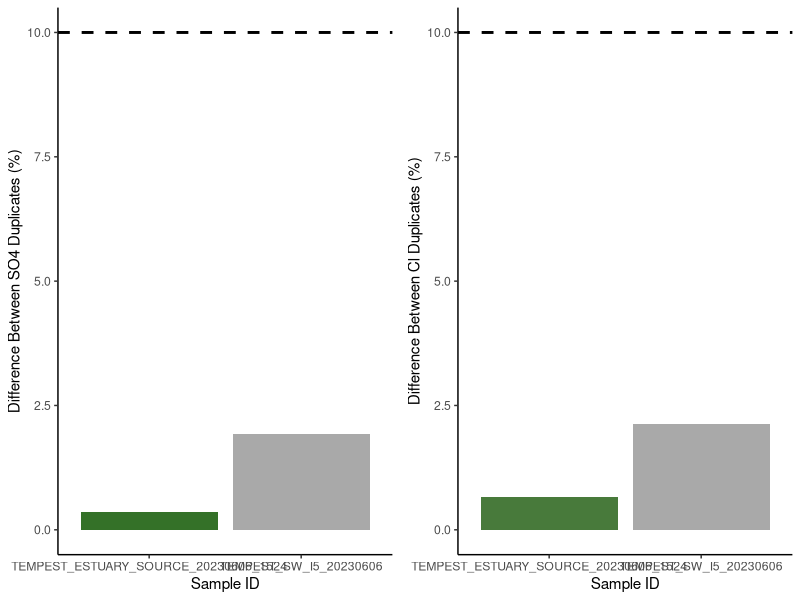
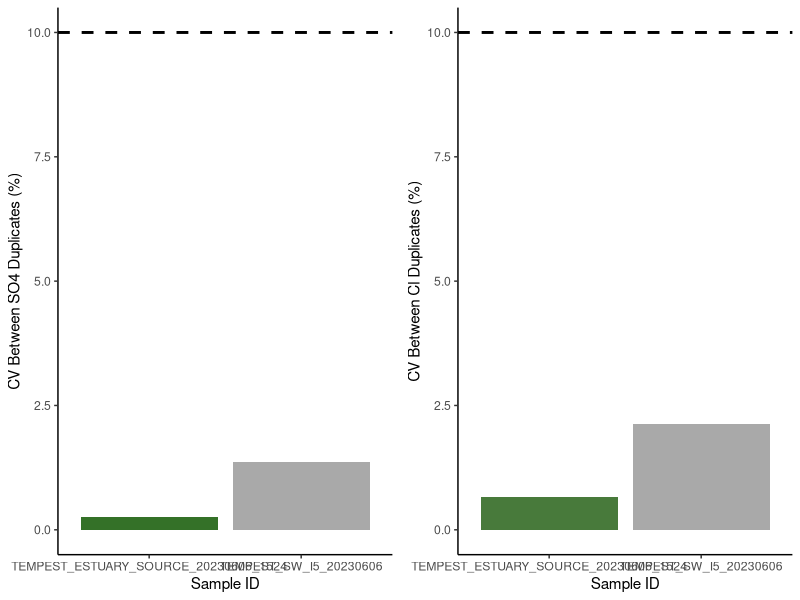
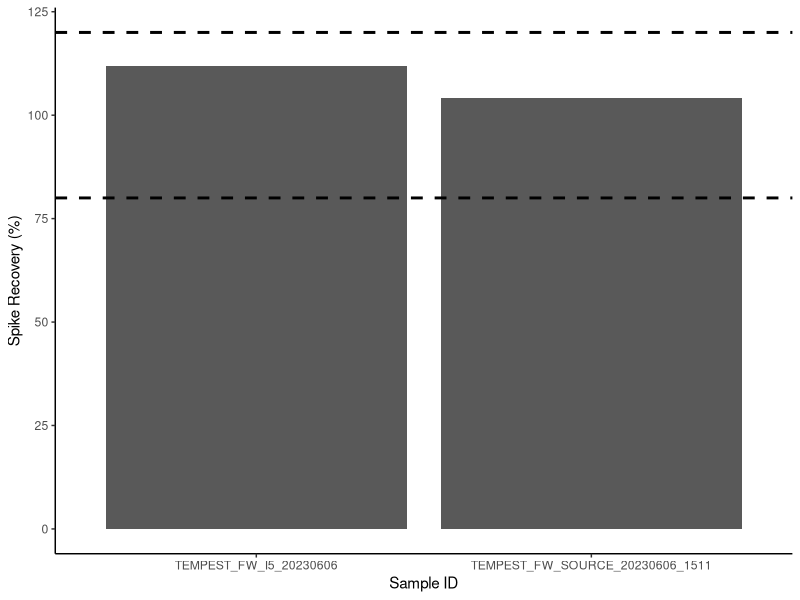
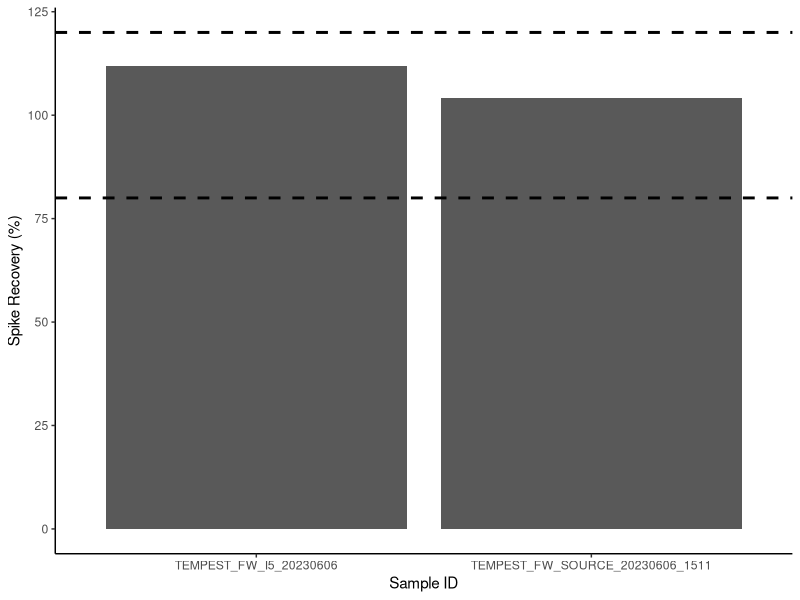

Source code (R) for these figures, in order: (Note: this script raises an error after producing the figures.)
## ---- chunk 1
knitr::opts_chunk$set(echo = TRUE)

## Load data.table package
library(data.table)
library(ggplot2)
library(dplyr)
library(data.table)
library(matrixStats)
library(gridExtra)
library(ggpubr)
library(grid)
library(stringr)
## ---- chunk 2

# SULFATE DATA: 

## Read in raw data file from Dionex - copied and saved as a txt
Sdat <- read.table("Raw Data/COMPASS_TEMPEST_20230607_SO4.txt",sep='\t' , header=T, skip=3)
head(Sdat)

## Only keep the columns that we need 
Sdat <- Sdat[ ,c(2,5,7)] # dont need this here 
head(Sdat)

## Name the columns correctly 
colnames(Sdat) <- c( "Sample_ID", "SO4_ppm", "SO4_Area")
Sdat$Sample_ID <- as.factor(Sdat$Sample_ID)
Sdat$SO4_ppm <- as.numeric(Sdat$SO4_ppm)
Sdat$SO4_Area <- as.numeric(Sdat$SO4_Area)
Sdat <- as.data.frame(Sdat)
head(Sdat)

#Chloride data 
## Read in raw data file from Dionex - copied and saved as a txt
Cldat <- read.table("Raw Data/COMPASS_TEMPEST_20230607_Cl.txt",sep='\t' , header=T, skip=3)
head(Cldat)

## Only keep the columns that we need 
Cldat <- Cldat[ ,c(2,5,7)]
head(Cldat)

## Name the columns correctly 
colnames(Cldat) <- c( "Sample_ID", "Cl_ppm", "Cl_Area")
Cldat$Sample_ID <- as.factor(Cldat$Sample_ID)
Cldat$Cl_ppm <- as.numeric(Cldat$Cl_ppm)
Cldat$Cl_Area <- as.numeric(Cldat$Cl_Area)
Cldat <- as.data.frame(Cldat)
head(Cldat) 


## Bring the data back together: 
all_dat <- merge(Sdat, Cldat, by="Sample_ID")
head(all_dat)

## Remove empty lines 
all_dat <- all_dat[!(is.na(all_dat$Sample_ID) | all_dat$Sample_ID==""), ]
head(all_dat)

all_dat <- droplevels(all_dat[!all_dat$Sample_ID == 'Lab Blank',])
head(all_dat)

all_dat[is.na(all_dat)] <- 0

## ---- chunk 3
stds <- all_dat[grepl("Standard", all_dat$Sample_ID),]
head(stds)

stds_chk_S <- stds %>%
	group_by(Sample_ID) %>%
	summarise(mean = mean(SO4_ppm), sd = sd(SO4_ppm))
stds_chk_S$cv <- (stds_chk_S$sd/stds_chk_S$mean)*100
stds_chk_S$flag <-  ifelse(stds_chk_S$cv <2, 'YES', 'NO, rerun')
head(stds_chk_S)

stds_chk_Cl <- stds %>%
	group_by(Sample_ID) %>%
	summarise(mean = mean(Cl_ppm), sd = sd(Cl_ppm))
stds_chk_Cl$cv <- (stds_chk_Cl$sd/stds_chk_Cl$mean)*100
stds_chk_Cl$flag <-  ifelse(stds_chk_Cl$cv <2, 'YES', 'NO, rerun')
head(stds_chk_Cl)

lmS <- lm(stds$SO4_Area ~ stds$SO4_ppm)
SO4_sum <- summary(lmS)
SO4_Slope <- SO4_sum$coefficients[2, 1] 
SO4_Int <- SO4_sum$coefficients[1, 1] 


lmCl <- lm(stds$Cl_Area ~ stds$Cl_ppm)
Cl_sum <- summary(lmCl)
Cl_Slope <- Cl_sum$coefficients[2, 1] 
Cl_Int <- Cl_sum$coefficients[1, 1] 

## ---- chunk 4
#remove standards from sample dataframe
sampledat <- all_dat[!grepl("Standard", all_dat$Sample_ID),]
head(sampledat)

# Constants needed for calculations: 
clmw <- 35.45     #molecular weight of Chloride: 35.45 
smw <- 32.06      #molecular weight of sulfur: 32.06


# Convert ppm to mmol/L
sampledat$SO4_mM <- (sampledat$SO4_ppm / smw)
sampledat$Cl_mM <- (sampledat$Cl_ppm / clmw)


# Calculate Salinity 
# calculated using the Knudsen equation 
# Salinity = 0.03 + 1.8050 * Chlorinity
# Ref: A Practical Handbook of Seawater Analysis by Strickland & Parsons (P. 11)
# =((1.807*Cl_ppm)+0.026)/1000
sampledat$salinity <- ((1.8070 * sampledat$Cl_ppm) + 0.026) / 1000


head(sampledat)
## ---- chunk 5
#Show me the data that we have from the calculations 
head(sampledat)

#pull out any rows that have "dup" in the SampleID column
dups <- sampledat %>%  
  filter(str_detect(Sample_ID, "_dup"))      #have to change this to match data
head(dups)

#remove these from sample dataframe in a new dataframe
sampledat2 <- sampledat %>%  
  filter(!str_detect(Sample_ID, "_dup")) %>%  
  filter(!str_detect(Sample_ID, "_spk")) 
head(sampledat2)

#remove the dup from these IDs so we will have duplicate sample names
dups$Sample_ID<-gsub("_dup","",as.character(dups$Sample_ID))
dups <- dups[ ,-c(2:5)]
colnames(dups) <- c('Sample_ID', 'SO4_mM_dup', "Cl_mM_dup", "salinity_dup")
head(dups)

#put it back together with the old data set and look for duplicates 
QAdups <- merge(sampledat2, dups)
head(QAdups)

QAdups$SO4_dups_chk <- ((abs(QAdups$SO4_mM-QAdups$SO4_mM_dup))/((QAdups$SO4_mM+QAdups$SO4_mM_dup)/2))*100
QAdups$SO4_dups_flag <-  ifelse(QAdups$SO4_dups_chk <10, 'YES', 'NO, rerun')

QAdups$Cl_dups_chk <- ((abs(QAdups$Cl_mM-QAdups$Cl_mM_dup))/((QAdups$Cl_mM+QAdups$Cl_mM_dup)/2))*100
QAdups$Cl_dups_flag <-  ifelse(QAdups$Cl_dups_chk <10, 'YES', 'NO, rerun')

head(QAdups)

#plot dups output as a bar graph to easily check - want any over 10% to be red need to work on this 
Sdupsbar <- ggplot(data = QAdups, aes(x = Sample_ID, y = SO4_dups_chk, fill=SO4_dups_chk)) +
       geom_bar(stat = 'identity') + 
        scale_fill_gradient2(low='darkgreen', mid='darkgreen', high='darkgrey', space='Lab') + 
        theme_classic() + labs(x= "Sample ID", y="Difference Between SO4 Duplicates (%)") + 
        theme(legend.position="none") +  geom_hline(yintercept=10, linetype="dashed", 
                color = "black", size=1)


Cldupsbar <- ggplot(data = QAdups, aes(x = Sample_ID, y = Cl_dups_chk, fill=Cl_dups_chk)) +
       geom_bar(stat = 'identity') + 
        scale_fill_gradient2(low='darkgreen', mid='darkgreen', high='darkgrey', space='Lab') + 
        theme_classic() + labs(x= "Sample ID", y="Difference Between Cl Duplicates (%)") + 
        theme(legend.position="none") +  geom_hline(yintercept=10, linetype="dashed", 
                color = "black", size=1)

ggarrange(Sdupsbar, Cldupsbar,ncol=2, nrow=1)

#check for percent of no, reruns to see if it  would warrant reruns 
Perc_dups <- QAdups %>% 
  group_by(SO4_dups_flag) %>%
  summarise(S_no_rows = length(SO4_dups_flag)) 
Perc_dups1 <- QAdups %>% 
  group_by(Cl_dups_flag) %>%
  summarise(Cl_no_rows = length(Cl_dups_flag))
colnames(Perc_dups) <- c("Flag", "S_no_rows")
colnames(Perc_dups1) <- c("Flag", "Cl_no_rows")
Perc_dups2 <- cbind(Perc_dups, Perc_dups1)

Perc_dups2$Total <- length(QAdups$SO4_dups_flag)
Perc_dups2$S_Percent <- (Perc_dups2$S_no_rows / Perc_dups2$Total)*100
Perc_dups2$Cl_Percent <- (Perc_dups2$Cl_no_rows / Perc_dups2$Total)*100
head(Perc_dups2)


## ---- chunk 6
#the cv 
# calculate the sd bewteen the two duplicates then divide by the mean and multiply by 100 

df2 <- as.data.frame(QAdups$SO4_mM)
df2$dups <- QAdups$SO4_mM_dup

df2$sds <- apply(df2,1,sd)

QAdups$SO4_dups_cv <- (df2$sds)/((QAdups$SO4_mM+QAdups$SO4_mM_dup)/2) * 100
QAdups$SO4_dups_cv_flag <-  ifelse(QAdups$SO4_dups_cv <11, 'YES', 'NO, rerun')

head(QAdups)

#plot dups output as a bar graph to easily check - want any over 10% to be red need to work on this 
Sdupsbar <- ggplot(data = QAdups, aes(x = Sample_ID, y = SO4_dups_cv, fill=SO4_dups_chk)) +
       geom_bar(stat = 'identity') + 
        scale_fill_gradient2(low='darkgreen', mid='darkgreen', high='darkgrey', space='Lab') + 
        theme_classic() + labs(x= "Sample ID", y="CV Between SO4 Duplicates (%)") + 
        theme(legend.position="none") +  geom_hline(yintercept=10, linetype="dashed", 
                color = "black", size=1)


Cldupsbar <- ggplot(data = QAdups, aes(x = Sample_ID, y = Cl_dups_chk, fill=Cl_dups_chk)) +
       geom_bar(stat = 'identity') + 
        scale_fill_gradient2(low='darkgreen', mid='darkgreen', high='darkgrey', space='Lab') + 
        theme_classic() + labs(x= "Sample ID", y="CV Between Cl Duplicates (%)") + 
        theme(legend.position="none") +  geom_hline(yintercept=10, linetype="dashed", 
                color = "black", size=1)

ggarrange(Sdupsbar, Cldupsbar,ncol=2, nrow=1)

#check for percent of no, reruns to see if it  would warrant reruns 
Perc_dups <- QAdups %>% 
  group_by(SO4_dups_flag) %>%
  summarise(S_no_rows = length(SO4_dups_flag)) 
Perc_dups1 <- QAdups %>% 
  group_by(Cl_dups_flag) %>%
  summarise(Cl_no_rows = length(Cl_dups_flag))
colnames(Perc_dups) <- c("Flag", "S_no_rows")
colnames(Perc_dups1) <- c("Flag", "Cl_no_rows")
Perc_dups2 <- cbind(Perc_dups, Perc_dups1)

Perc_dups2$Total <- length(QAdups$SO4_dups_flag)
Perc_dups2$S_Percent <- (Perc_dups2$S_no_rows / Perc_dups2$Total)*100
Perc_dups2$Cl_Percent <- (Perc_dups2$Cl_no_rows / Perc_dups2$Total)*100
head(Perc_dups2)


## ---- chunk 7
##Merge sample data with dilution data
Dilutions <- read.csv("Raw Data/TMP 2023 Sample Dilutions from Dionex.csv")
sampledat_dils <- merge(sampledat, Dilutions, by = "Sample_ID")
unique(sampledat_dils$Dilution)

#Show me the data that we have from the calculations 
head(sampledat_dils)

#pull out any rows that have "spk" in the SampleID column
spks <- sampledat_dils %>%  
  filter(str_detect(Sample_ID, "spk"))      #have to change this to match data
head(spks)

#remove the dup from these IDs so we will have duplicate sample names
spks$Sample_ID<-gsub("_spk","",as.character(spks$Sample_ID))
spks <- spks[ ,c(1,6)]
colnames(spks) <- c('Sample_ID', 'SO4_mM_spk')
head(spks)

#put it back together with the old data set and look for duplicates 
QAspks <- merge(sampledat_dils, spks)
head(QAspks)

#now we need to calculate the spike concentration and calculate the spike recovery
spkconc <- (250/smw)    # in mM
spkvol <- 10             # in uL
spkvol <- spkvol/1000000 
#spike for these samples was 10uL of the 250mM standard
QAspks$SO4_spk_Conc <- (spkconc)*spkvol         # mmoles of SO4 
head(QAspks)

#need to determine dilution factors and initial amount of sample added
#if your samples are all the same dilution just use the first line 
#for Steph / COMPASS this depends on the site so... 
# QAspks$Dilution <- 1
# QAspks$Dilution <-  ifelse(str_detect(QAspks$Sample_ID, "TEMPEST"), 50, QAspks$Dilution)
# QAspks$Dilution <-  ifelse(str_detect(QAspks$Sample_ID, "MSM_UP"), 50, QAspks$Dilution)
# QAspks$Dilution <-  ifelse(str_detect(QAspks$Sample_ID, "MSM_TR"), 50, QAspks$Dilution)
# QAspks$Dilution <-  ifelse(str_detect(QAspks$Sample_ID, "MSM_WC"), 100, QAspks$Dilution)
# QAspks$Dilution <-  ifelse(str_detect(QAspks$Sample_ID, "GCrew_UP"), 50, QAspks$Dilution)
# QAspks$Dilution <-  ifelse(str_detect(QAspks$Sample_ID, "GCrew_TR"), 50, QAspks$Dilution)
# QAspks$Dilution <-  ifelse(str_detect(QAspks$Sample_ID, "GCrew_WC"), 100, QAspks$Dilution)
# QAspks$Dilution <-  ifelse(str_detect(QAspks$Sample_ID, "GWI_UP"), 100, QAspks$Dilution)
# QAspks$Dilution <-  ifelse(str_detect(QAspks$Sample_ID, "GWI_TR"), 100, QAspks$Dilution)
# QAspks$Dilution <-  ifelse(str_detect(QAspks$Sample_ID, "GWI_WC"), 200, QAspks$Dilution)
#QAspks$Dilution <-  ifelse(str_detect(QAspks$Sample_ID, "SWH_UP"), 100, QAspks$Dilution)
#QAspks$Dilution <-  ifelse(str_detect(QAspks$Sample_ID, "SWH_TR"), 100, QAspks$Dilution)
#QAspks$Dilution <-  ifelse(str_detect(QAspks$Sample_ID, "SWH_WC"), 100, QAspks$Dilution)

#Set Sample volumes in uL 
unique(QAspks$Dilution)

QAspks$SampleVol <- 1
QAspks$SampleVol <-  ifelse(QAspks$Dilution == 50, 1483, QAspks$SampleVol)
QAspks$SampleVol <-  ifelse(QAspks$Dilution == 56.85, 1483, QAspks$SampleVol)
QAspks$SampleVol <-  ifelse(QAspks$Dilution == 51.16, 1483, QAspks$SampleVol)
QAspks$SampleVol <-  ifelse(QAspks$Dilution == 49.27, 1483, QAspks$SampleVol)
QAspks$SampleVol <-  ifelse(QAspks$Dilution == 56.51, 1483, QAspks$SampleVol)
QAspks$SampleVol <-  ifelse(QAspks$Dilution == 5.15, 1500, QAspks$SampleVol)
QAspks$SampleVol <-  ifelse(QAspks$Dilution == 1.25, 1500, QAspks$SampleVol)
QAspks$SampleVol <-  ifelse(QAspks$Dilution == 1.1, 1500, QAspks$SampleVol)

# QAspks$SampleVol <-  ifelse(str_detect(QAspks$Sample_ID, "TEMPEST"), 1483, QAspks$SampleVol)
# QAspks$SampleVol <-  ifelse(str_detect(QAspks$Sample_ID, "MSM_UP"), 1501, QAspks$SampleVol)
# QAspks$SampleVol <-  ifelse(str_detect(QAspks$Sample_ID, "MSM_TR"), 1501, QAspks$SampleVol)
# QAspks$SampleVol <-  ifelse(str_detect(QAspks$Sample_ID, "MSM_WC"), 1475, QAspks$SampleVol)
# QAspks$SampleVol <-  ifelse(str_detect(QAspks$Sample_ID, "GCrew_UP"), 1501, QAspks$SampleVol)
# QAspks$SampleVol <-  ifelse(str_detect(QAspks$Sample_ID, "GCrew_TR"), 1501, QAspks$SampleVol)
# QAspks$SampleVol <-  ifelse(str_detect(QAspks$Sample_ID, "GCrew_WC"), 1475, QAspks$SampleVol)
# QAspks$SampleVol <-  ifelse(str_detect(QAspks$Sample_ID, "GWI_UP"), 1475, QAspks$SampleVol)
# QAspks$SampleVol <-  ifelse(str_detect(QAspks$Sample_ID, "GWI_TR"), 1475, QAspks$SampleVol)
# QAspks$SampleVol <-  ifelse(str_detect(QAspks$Sample_ID, "GWI_WC"), 1462, QAspks$SampleVol)
#QAspks$SampleVol <-  ifelse(str_detect(QAspks$Sample_ID, "SWH_UP"), 100, QAspks$SampleVol)
#QAspks$SampleVol <-  ifelse(str_detect(QAspks$Sample_ID, "SWH_TR"), 100, QAspks$SampleVol)
#QAspks$SampleVol <-  ifelse(str_detect(QAspks$Sample_ID, "SWH_WC"), 100, QAspks$SampleVol)

#change sample volume to L 
QAspks$SampleVol <- QAspks$SampleVol/1000000
head(QAspks)

#gives us the total SO4 in the sample in mmoles
QAspks$SO4_Total_unspkd <- (QAspks$SO4_mM/QAspks$Dilution)*(QAspks$SampleVol) 

##total SO4 in spiked sample in mmoles
QAspks$SO4_Total_spkd <- (QAspks$SO4_mM_spk/QAspks$Dilution)*(QAspks$SampleVol+spkvol) 

QAspks$SO4_expctd_spkd <-  (QAspks$SO4_Total_unspkd + QAspks$SO4_spk_Conc)
QAspks$spk_recovery <-    (QAspks$SO4_Total_spkd/QAspks$SO4_expctd_spkd)*100
QAspks$SO4_spks_flag <-  ifelse(QAspks$spk_recovery <=120 & QAspks$spk_recovery >=80 , 'YES', 'NO, rerun')  #fix 

head(QAspks)

#plot spk recoveries output as a bar graph to easily check - want any over 10% to be red need to work on this 
spksbar <- ggplot(data = QAspks, aes(x = Sample_ID, y = spk_recovery)) +
        geom_bar(stat = 'identity') + 
        scale_fill_manual(values=c("lightblue4")) + 
        theme_classic() + labs(x= "Sample ID", y="Spike Recovery (%)") + 
        theme(legend.position="none") +  
        geom_hline(yintercept=80, linetype="dashed", color = "black", size=1) + 
        geom_hline(yintercept=120, linetype="dashed", color = "black", size=1)

spksbar



#check for percent of no, reruns to see if it  would warrant reruns 
Perc_spks <- QAspks %>% 
  group_by(SO4_spks_flag) %>%
  summarise(no_rows = length(SO4_spks_flag)) 
Perc_spks$Total <- length(QAspks$SO4_spks_flag)
Perc_spks$Percent <- (Perc_spks$no_rows / Perc_spks$Total)*100
head(Perc_spks)

## ---- chunk 8
##Merge sample data with dilution data
Dilutions <- read.csv("Raw Data/TMP 2023 Sample Dilutions from Dionex.csv")
sampledat_dils <- merge(sampledat, Dilutions, by = "Sample_ID")
unique(sampledat_dils$Dilution)

#Show me the data that we have from the calculations 
head(sampledat_dils)

#now use area of all samples and calculate undilution corrected concentrations in ug/mL
sampledat_dils$SO4_ugmL <- ((sampledat_dils$SO4_Area)-SO4_Int)/SO4_Slope
sampledat_dils$Cl_ugmL <- (sampledat_dils$Cl_Area-Cl_Int)/Cl_Slope
head(sampledat_dils)

#pull out any rows that have "spk" in the SampleID column
spks <- sampledat_dils %>%  
  filter(str_detect(Sample_ID, "spk"))      #have to change this to match data
head(spks)

## Only keep the columns that we need 
spks <- spks[ ,c(1,9,10)]
head(spks)

#remove the spk from these IDs so we will have duplicate sample names
spks$Sample_ID<-gsub("_spk","",as.character(spks$Sample_ID))
colnames(spks) <- c('Sample_ID', 'Dilution', 'SO4_ugmL_spk')
head(spks)

#put it back together with the old data set and look for duplicates 
QAspks <- merge(sampledat_dils, spks)
head(QAspks)

#now we need to calculate the spike concentration and calculate the spike recovery
spkconc <- (250)    # in ug
spkvol <- 10             # in uL
spkvol <- spkvol/1000 
#spike for these samples was 10uL of the 250mM standard
QAspks$SO4_spk_Conc <- (spkconc)*spkvol         # mmoles of SO4 
head(QAspks)

#need to determine dilution factors and initial amount of sample added
#if your samples are all the same dilution just use the first line 
#for Steph / COMPASS this depends on the site so... 
#QAspks$Dilution <- 1
#QAspks$Dilution <-  ifelse(str_detect(QAspks$Sample_ID, "MSM_UP"), 50, QAspks$Dilution)
#$Dilution <-  ifelse(str_detect(QAspks$Sample_ID, "MSM_TR"), 50, QAspks$Dilution)
#QAspks$Dilution <-  ifelse(str_detect(QAspks$Sample_ID, "MSM_WC"), 100, QAspks$Dilution)
#$Dilution <-  ifelse(str_detect(QAspks$Sample_ID, "GCrew_UP"), 50, QAspks$Dilution)
#QAspks$Dilution <-  ifelse(str_detect(QAspks$Sample_ID, "GCrew_TR"), 50, QAspks$Dilution)
#QAspks$Dilution <-  ifelse(str_detect(QAspks$Sample_ID, "GCrew_WC"), 100, QAspks$Dilution)
#QAspks$Dilution <-  ifelse(str_detect(QAspks$Sample_ID, "GWI_UP"), 100, QAspks$Dilution)
#$Dilution <-  ifelse(str_detect(QAspks$Sample_ID, "GWI_TR"), 100, QAspks$Dilution)
#QAspks$Dilution <-  ifelse(str_detect(QAspks$Sample_ID, "GWI_WC"), 200, QAspks$Dilution)
#QAspks$Dilution <-  ifelse(str_detect(QAspks$Sample_ID, "SWH_UP"), 100, QAspks$Dilution)
#QAspks$Dilution <-  ifelse(str_detect(QAspks$Sample_ID, "SWH_TR"), 100, QAspks$Dilution)
#QAspks$Dilution <-  ifelse(str_detect(QAspks$Sample_ID, "SWH_WC"), 100, QAspks$Dilution)

#Set Sample volumes in uL 
QAspks$SampleVol <- 1
QAspks$SampleVol <-  ifelse(QAspks$Dilution == 50, 1483, QAspks$SampleVol)
QAspks$SampleVol <-  ifelse(QAspks$Dilution == 1.1, 1500, QAspks$SampleVol)
QAspks$SampleVol <-  ifelse(QAspks$Dilution == 5.15, 1500, QAspks$SampleVol)
QAspks$SampleVol <-  ifelse(QAspks$Dilution == 4.53, 1500, QAspks$SampleVol)
QAspks$SampleVol <-  ifelse(QAspks$Dilution == 56.51, 1483, QAspks$SampleVol)
QAspks$SampleVol <-  ifelse(QAspks$Dilution == 1.25, 1500, QAspks$SampleVol)
QAspks$SampleVol <-  ifelse(QAspks$Dilution == 1.1, 1500, QAspks$SampleVol)

# QAspks$SampleVol <-  ifelse(str_detect(QAspks$Sample_ID, "TEMPEST"), 1501, QAspks$SampleVol)
# QAspks$SampleVol <-  ifelse(str_detect(QAspks$Sample_ID, "MSM_UP"), 1501, QAspks$SampleVol)
# QAspks$SampleVol <-  ifelse(str_detect(QAspks$Sample_ID, "MSM_TR"), 1501, QAspks$SampleVol)
# QAspks$SampleVol <-  ifelse(str_detect(QAspks$Sample_ID, "MSM_WC"), 1475, QAspks$SampleVol)
# QAspks$SampleVol <-  ifelse(str_detect(QAspks$Sample_ID, "MSM_PPR_UP"), 1501, QAspks$SampleVol)
# QAspks$SampleVol <-  ifelse(str_detect(QAspks$Sample_ID, "MSM_PPR_TR"), 1501, QAspks$SampleVol)
# QAspks$SampleVol <-  ifelse(str_detect(QAspks$Sample_ID, "MSM_PPR_WC"), 1475, QAspks$SampleVol)
# QAspks$SampleVol <-  ifelse(str_detect(QAspks$Sample_ID, "GCrew_UP"), 1501, QAspks$SampleVol)
# QAspks$SampleVol <-  ifelse(str_detect(QAspks$Sample_ID, "GCrew_TR"), 1501, QAspks$SampleVol)
# QAspks$SampleVol <-  ifelse(str_detect(QAspks$Sample_ID, "GCrew_WC"), 1475, QAspks$SampleVol)
# QAspks$SampleVol <-  ifelse(str_detect(QAspks$Sample_ID, "GWI_UP"), 1475, QAspks$SampleVol)
# QAspks$SampleVol <-  ifelse(str_detect(QAspks$Sample_ID, "GWI_TR"), 1475, QAspks$SampleVol)
# QAspks$SampleVol <-  ifelse(str_detect(QAspks$Sample_ID, "GWI_WC"), 1462, QAspks$SampleVol)
# QAspks$SampleVol <-  ifelse(str_detect(QAspks$Sample_ID, "SWH_UP"), 100, QAspks$SampleVol)
# QAspks$SampleVol <-  ifelse(str_detect(QAspks$Sample_ID, "SWH_TR"), 100, QAspks$SampleVol)
# QAspks$SampleVol <-  ifelse(str_detect(QAspks$Sample_ID, "SWH_WC"), 100, QAspks$SampleVol)

#change sample volume to L 
QAspks$SampleVol <- QAspks$SampleVol/1000
head(QAspks)

#gives us the total SO4 in the sample in mmoles
QAspks$SO4_Total_unspkd <- QAspks$SO4_ugmL*QAspks$SampleVol

##total SO4 in spiked sample in mmoles
QAspks$SO4_Total_spkd <- (QAspks$SO4_ugmL_spk)*(QAspks$SampleVol+spkvol) 

QAspks$SO4_expctd_spkd <-  (QAspks$SO4_Total_unspkd + QAspks$SO4_spk_Conc)
QAspks$spk_recovery <-    (QAspks$SO4_Total_spkd/QAspks$SO4_expctd_spkd)*100
QAspks$SO4_spks_flag <-  ifelse(QAspks$spk_recovery <=120 & QAspks$spk_recovery >=80 , 'YES', 'NO, rerun')  #fix 

head(QAspks)

#plot spk recoveries output as a bar graph to easily check - want any over 10% to be red need to work on this 
spksbar <- ggplot(data = QAspks, aes(x = Sample_ID, y = spk_recovery)) +
        geom_bar(stat = 'identity') + 
        scale_fill_manual(values=c("lightblue4")) + 
        theme_classic() + labs(x= "Sample ID", y="Spike Recovery (%)") + 
        theme(legend.position="none") +  
        geom_hline(yintercept=80, linetype="dashed", color = "black", size=1) + 
        geom_hline(yintercept=120, linetype="dashed", color = "black", size=1)

spksbar



#check for percent of no, reruns to see if it  would warrant reruns 
Perc_spks <- QAspks %>% 
  group_by(SO4_spks_flag) %>%
  summarise(no_rows = length(SO4_spks_flag)) 
Perc_spks$Total <- length(QAspks$SO4_spks_flag)
Perc_spks$Percent <- (Perc_spks$no_rows / Perc_spks$Total)*100
head(Perc_spks)

## ---- chunk 9
#for steph <- pull out identifiers of the sample names 
#pull the sample ID and separate it by the underscores 
IDs <- data.frame(do.call('rbind', strsplit(as.character(sampledat2$Sample_ID),'_',fixed=TRUE)))
colnames(IDs) <- c("Project" , "Plot","Grid", "Date", "Time")
head(IDs)

#rejoin them to the dataframe
alldat <- cbind(IDs, sampledat2)
head(alldat)

## ---- chunk 10

write.csv(alldat, file="Processed Data/COMPASS_TEMPEST_Dionex_ClSo4_Final_20230607.csv")           #Change file name


